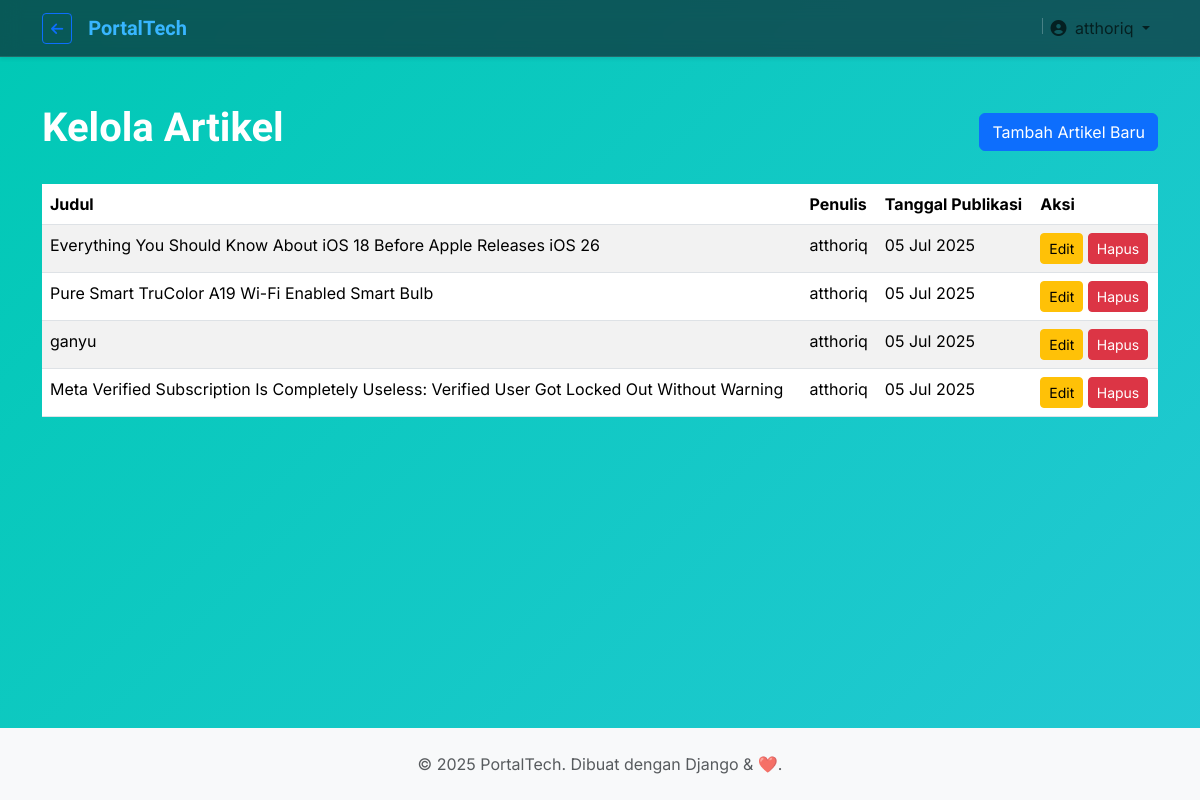
/dashboard/articles/ (signed in), run on the app's committed database.
### articles/models.py (models this page shows, shortened)
class Article(models.Model):
    title = models.CharField(max_length=200)
    content = models.TextField()
    publication_date = models.DateTimeField(auto_now_add=True)
    author = models.ForeignKey(
        settings.AUTH_USER_MODEL,
        on_delete=models.CASCADE,
        limit_choices_to={'is_staff': True}
    )
    thumbnail = models.ImageField(
        upload_to='thumbnails/',
        null=True,
        blank=True,
        help_text="Gambar thumbnail untuk artikel"
    )
    class Meta:
        ordering = ['-publication_date']

### dashboard/views.py (the view)
# urls.py: path('articles/', views.manage_articles_view, name='manage_articles'),
@staff_member_required
def manage_articles_view(request):
    articles = Article.objects.all()
    context = {
        'articles': articles,
    }
    return render(request, 'dashboard/manage_articles.html', context)

### pages/views.py (called while the page is built)
def get_weather_data():
    api_key = os.getenv('OPENWEATHER_API_KEY')
    lat, lon = -0.5021, 117.1536
    url = f"https://api.openweathermap.org/data/2.5/weather?lat={lat}&lon={lon}&appid={api_key}&units=metric&lang=id"
    try:
        response = requests.get(url)
        response.raise_for_status()
        data = response.json()
        weather = {
            'city': data['name'],
            'temperature': f"{data['main']['temp']:.0f}°C",
            'description': data['weather'][0]['description'].title(),
            'icon': data['weather'][0]['icon'],
        }
        return weather
    except requests.exceptions.RequestException as e:
        print(f"Error fetching weather: {e}")
        return None

### thoriqsite/context_processors.py (called while the page is built)
def weather_context(request):
    weather = get_weather_data()
    return {'weather': weather}

### templates/dashboard/manage_articles.html (shortened to what this page needs)
{% extends "base.html" %}
{% block content %}
<div class="container">
    <div class="d-flex justify-content-between align-items-center my-4">
        <h1>Kelola Artikel</h1>
        <a href="{% url 'dashboard:create_article' %}" class="btn btn-primary">Tambah Artikel Baru</a>
    </div>
    <table class="table table-striped table-hover">
        <thead>
            <tr>
                <th>Judul</th>
                <th>Penulis</th>
                <th>Tanggal Publikasi</th>
                <th>Aksi</th>
            </tr>
        </thead>
        <tbody>
            {% for article in articles %}
            <tr>
                <td>{{ article.title }}</td>
                <td>{{ article.author.username }}</td>
                <td>{{ article.publication_date|date:"d M Y" }}</td>
                <td>
                    <a href="{% url 'dashboard:update_article' article.pk %}" class="btn btn-sm btn-warning">Edit</a>
                    <a href="{% url 'dashboard:delete_article' article.pk %}" class="btn btn-sm btn-danger">Hapus</a>
                </td>
            </tr>
            {% empty %}
            <tr>
                <td colspan="4" class="text-center">Belum ada artikel.</td>
            </tr>
            {% endfor %}
        </tbody>
    </table>
</div>
{% endblock %}

### templates/base.html (shortened to what this page needs)
{% load static %}
<!DOCTYPE html>
<html lang="en">
<head>
    <link rel="stylesheet" href="{% static 'bootstrap/css/bootstrap.min.css' %}">
    <link rel="stylesheet" href="{% static 'fontawesome/css/all.min.css' %}">
    <link rel="stylesheet" href="https://unpkg.com/aos@next/dist/aos.css" />
    <link rel="stylesheet" href="{% static 'css/style.css' %}">
</head>
<body>
    <nav class="navbar navbar-expand-lg navbar-light bg-white fixed-top shadow-sm">
        <div class="container">
            <a href="javascript:history.back()" class="btn btn-outline-primary btn-sm me-3" title="Kembali">
                <i class="fas fa-arrow-left"></i>
            </a>
            <a class="navbar-brand" href="{% url 'articles:list' %}">PortalTech</a>
            <div class="collapse navbar-collapse" id="navbarNav">
                <ul class="navbar-nav ms-auto mb-2 mb-lg-0 align-items-center">
                    {% if user.is_authenticated %}
                        <li class="nav-item dropdown">
                            <a class="nav-link dropdown-toggle" href="#" id="navbarDropdown" role="button" data-bs-toggle="dropdown" aria-expanded="false">
                                <i class="fas fa-user-circle me-1"></i> {{ user.username }}
                            </a>
                        </li>
                    {% else %}
                        <li class="nav-item ms-lg-2">
                            <a href="{% url 'account_login' %}" class="btn btn-primary btn-sm">Login</a>
                        </li>
                    {% endif %}
                </ul>
            </div>
        </div>
    </nav>
    <main style="margin-top: 80px;">
        {% block content %}
        {% endblock %}
    </main>
    <footer class="text-center mt-5 py-4 bg-light">
        <p class="mb-0 text-muted">&copy; {% now "Y" %} PortalTech. Dibuat dengan Django & ❤️.</p>
    </footer>
</body>
</html>

### static/css/style.css (style rules this page uses)
:root { --primary: #38B6FF; --text-dark: #1f2d3d; --text-light: #f4f7fa; --glass-bg: rgba(26, 26, 26, 0.4); --radius: 12px; --shadow: 0 8px 30px rgba(0, 0, 0, 0.12); }
body { min-height: 100%; display: flex; flex-direction: column; font-family: 'Inter', sans-serif; color: var(--text-light); margin: 0; background: linear-gradient(135deg, #00c9b5, #48c8f3, #7613b8); background-size: 400% 400%; animation: gradientFlow 12s ease infinite; }
h1, h2, h3, h4, .navbar-brand { font-family: 'Orbitron', sans-serif; font-weight: 700; color: white; }
.navbar-brand { color: var(--primary) !important; }
a { color: var(--primary); text-decoration: none; transition: color 0.3s ease; }
.navbar { background-color: rgba(14, 16, 26, 0.6) !important; backdrop-filter: blur(10px); border-bottom: 1px solid rgba(255, 255, 255, 0.1); }
html { height: 100%; }
main { flex-grow: 1; }

### data on the page
Article: title "Everything You Should Know About iOS 18 Before Apple Releases iOS 26", author.username "atthoriq", publication_date "05 Jul 2025"
Article: title "Pure Smart TruColor A19 Wi-Fi Enabled Smart Bulb", author.username "atthoriq", publication_date "05 Jul 2025"
Article: title "ganyu", author.username "atthoriq", publication_date "05 Jul 2025"
Article: title "Meta Verified Subscription Is Completely Useless: Verified User Got Locked Out Without Warning", author.username "atthoriq", publication_date "05 Jul 2025"

### other printed values
{{ user.username }} "atthoriq"
